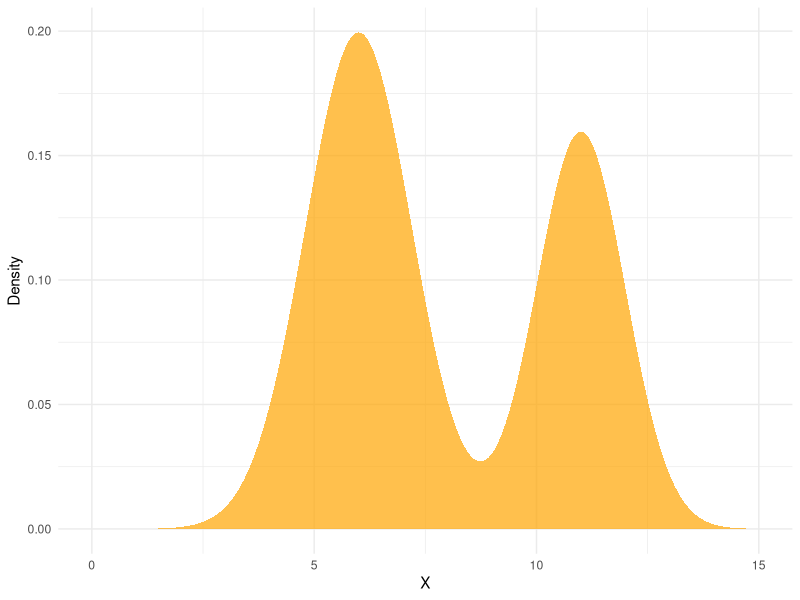
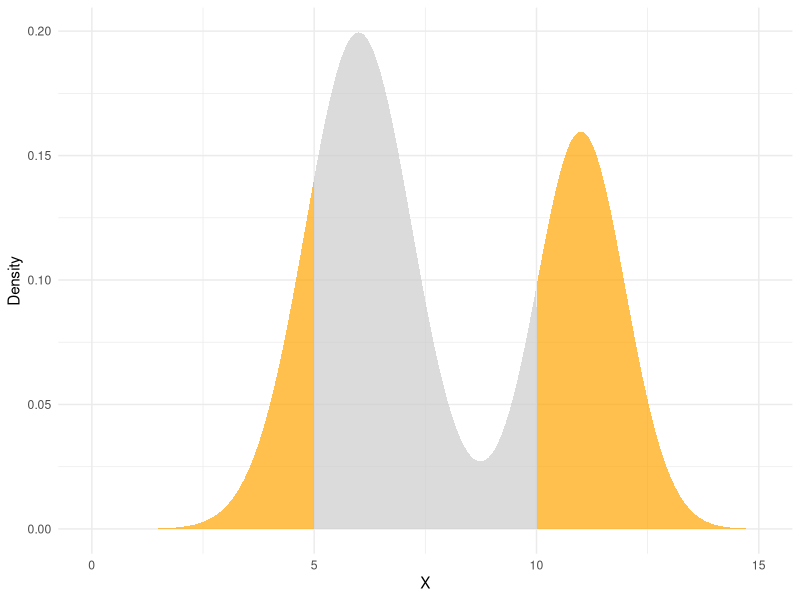
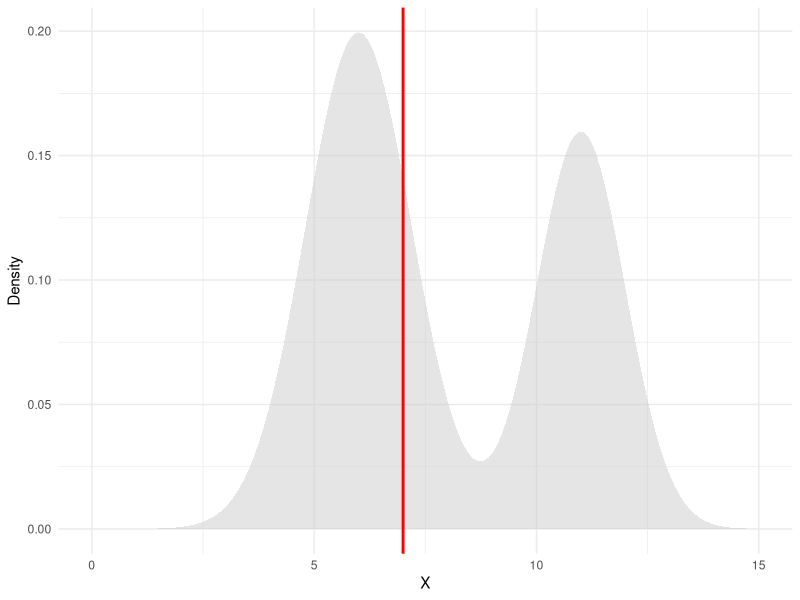

The R script that drew these images, in order:
# Load required library
library(ggplot2)

# Set parameters for the mixture of two normals
mean1 <- 6
sd1 <- 1.2
mean2 <- 11
sd2 <- 1
weight1 <- 0.6
weight2 <- 0.4

# Create a weird continuous density: mixture of two normals
set.seed(42)
x <- seq(0, 15, length.out = 1000)
y <- weight1 * dnorm(x, mean = mean1, sd = sd1) + weight2 * dnorm(x, mean = mean2, sd = sd2)

# (a) Whole distribution shaded
df <- data.frame(x = x, y = y)
p1 <- ggplot(df, aes(x, y)) +
  geom_area(fill = "orange", alpha = 0.7) +
  labs(x = "X", y = "Density") +
  theme_minimal()
ggsave("fig_a_whole_area.png", p1, width = 5, height = 3)

# (b) Shaded outside of min_x < X < max_x
min_x <- 5
max_x <- 10
df$region <- ifelse(df$x < min_x | df$x > max_x, "outside", "inside")
p2b <- ggplot(df, aes(x, y)) +
  # Shade left tail
  geom_area(data = subset(df, x < min_x), fill = "orange", alpha = 0.7) +
  # Shade right tail
  geom_area(data = subset(df, x > max_x), fill = "orange", alpha = 0.7) +
  # Shade middle region
  geom_area(data = subset(df, x >= min_x & x <= max_x), fill = "grey80", alpha = 0.7) +
  labs(x = "X", y = "Density") +
  theme_minimal()
ggsave("fig_b_outside_5_10.png", p2b, width = 5, height = 3)

# compute area inside
p <- weight1 * (pnorm(max_x, mean = mean1, sd = sd1) - pnorm(min_x, mean = mean1, sd = sd1)) +
  weight2 * (pnorm(max_x, mean = mean2, sd = sd2) - pnorm(min_x, mean = mean2, sd = sd2))

print(p)

# (c) Vertical line at X = 7
p3 <- ggplot(df, aes(x, y)) +
  geom_area(fill = "grey80", alpha = 0.5) +
  geom_vline(xintercept = 7, color = "red", linewidth = 1) +
  labs(x = "X", y = "Density") +
  theme_minimal()
ggsave("fig_c_pr_x_eq_7.png", p3, width = 5, height = 3)